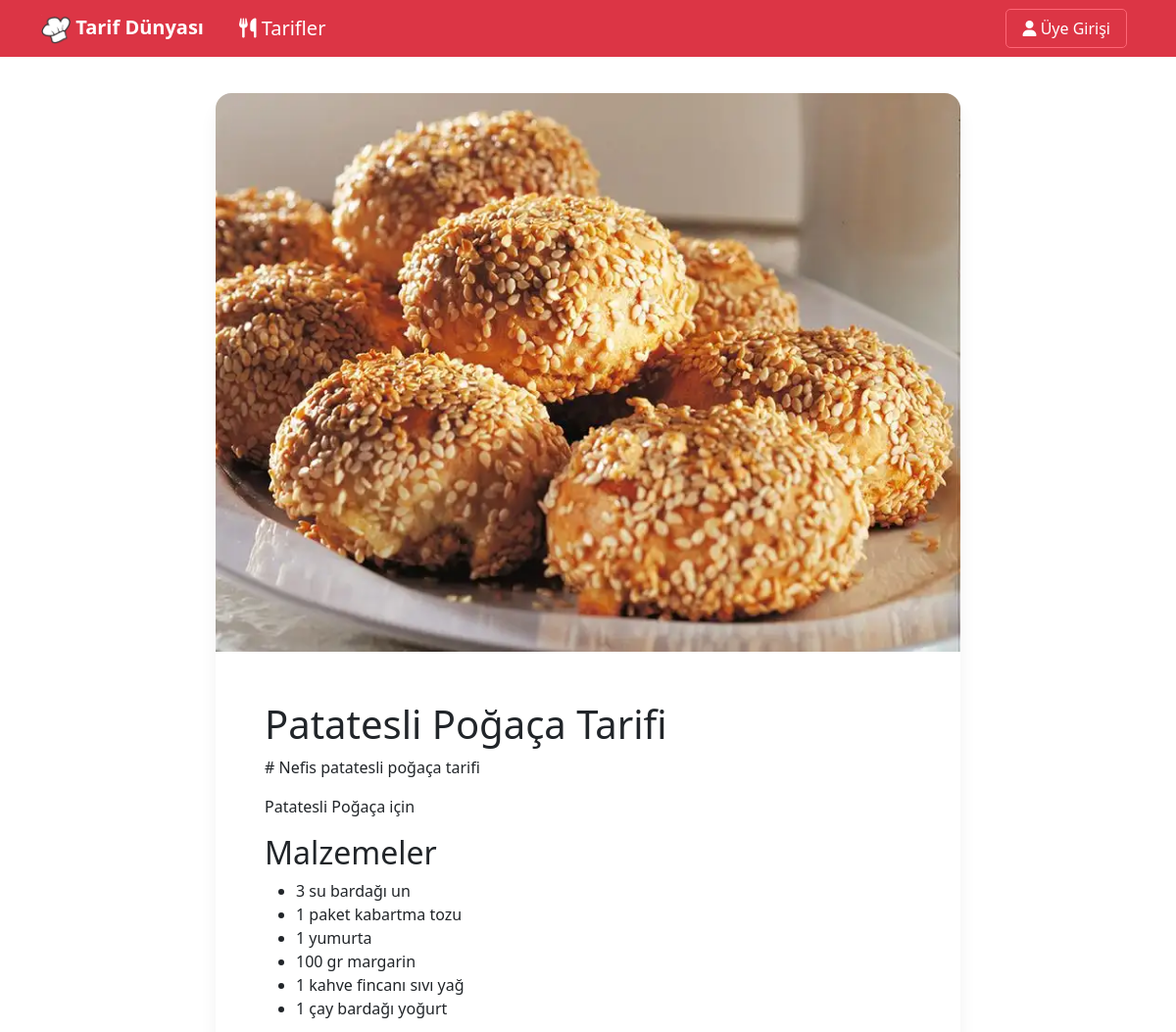
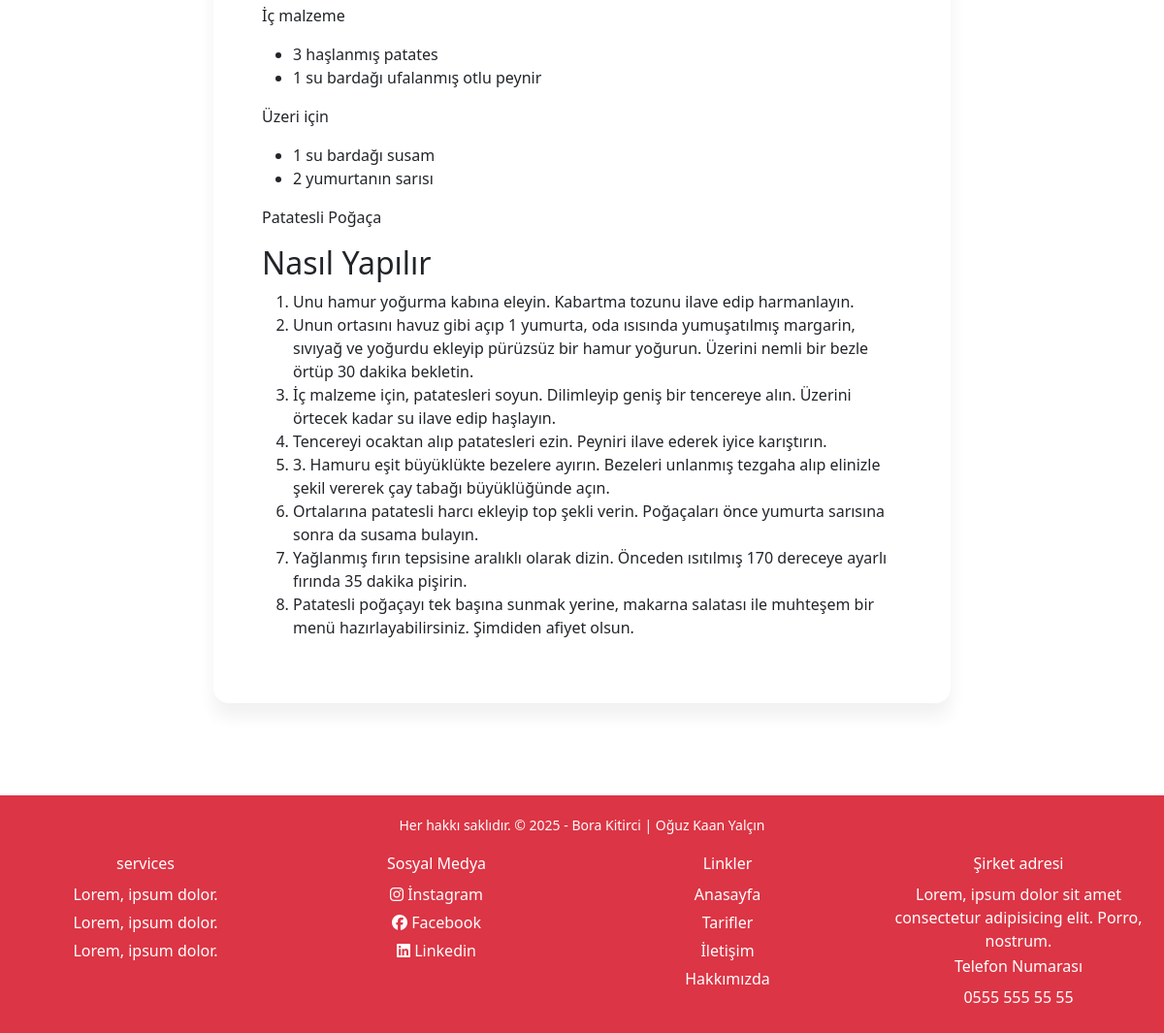
/tarifler/patatesli-pogaca-tarifi, run on the app's committed database (2 pictures, top to bottom).
### foodMain/models.py (models this page shows, shortened)
class Food(models.Model):
    title = models.CharField(max_length=50)
    subtitle = models.CharField(max_length=100, default="")
    description = RichTextField()
    image_url = models.CharField(max_length=50)
    date = models.DateField()
    isUpdate = models.BooleanField()
    slug = models.SlugField(default="", null=False, unique=True, db_index=True)
    categories = models.ManyToManyField(Categories)

### foodMain/views.py (the view)
# urls.py: path("<slug:recipe_title>", views.details, name="recipe_details"),
def details(request, recipe_title):
    try:
        recipe = Food.objects.get(slug=recipe_title)
        kategoriler = Categories.objects.all()
    except:
        raise Http404()
    context = {
        'recipe': recipe,
        'categories': kategoriler
    }
    return render(request, 'foods/details.html', context)

### foodMain/Templates/foods/details.html (shortened to what this page needs)
{% extends "layout.html" %}
{% load static %}
{% block content %}
<div class="container_details">
    <div class="recipe_details">
        <img src="{% static 'foods/images/'|add:recipe.image_url %}" alt="{{ recipe.title }}" >
      <div class="content_details">
        <h1 class="title_details">{{ recipe.title }}</h1>
        <p># {{ recipe.subtitle }}</p>
        <p class="description_details">{{ recipe.description|safe }}</p>
      </div>
    </div>
  </div>
{% endblock content %}
{% block footer %}
{% include "foods/partials/_footer.html" %}
{% endblock footer %}

### pages/static/main.css (style rules this page uses)
body { font-family: 'Segoe UI', Tahoma, Geneva, Verdana, sans-serif; margin: 0; padding: 0; }
@media (min-width: 1200px) { .container_details { max-width: 800px; margin: 0 auto; padding: 20px; position: relative; top: 75px; } }
.recipe_details { border-radius: 10px; overflow: hidden; border-radius: 16px; -webkit-box-shadow: 0 14px 18px rgba(0, 0, 0, .06); box-shadow: 0 14px 18px rgba(0, 0, 0, .06); font-weight: 200; }
.recipe_details img { width: 100%; height: 50%; border-radius: 10px 10px 0 0; }
@media (min-width: 1200px) { .content_details { padding: 50px; } }
.title_details { margin-top: 0; }
.description_details { margin-bottom: 10px; margin: auto; }

### data on the page
Food: image_url (picture), title "Patatesli Poğaça Tarifi", subtitle "Nefis patatesli poğaça tarifi", description "Patatesli Poğaça için Malzemeler 3 su bardağı un 1 paket kabartma tozu 1 yumurta 100 gr margarin 1 kahve fincanı sıvı yağ 1 çay bardağı yoğurt İç malzeme 3 haşlanmış patates 1 su bardağı ufalanmış otlu peynir Üzeri için 1 su bardağı susam 2 yumurtanın sarısı Patatesli Poğaça Nasıl Yapılır Unu hamur yoğurma kabına eleyin. Kabartma tozunu ilave edip harmanlayın. Unun ortasını havuz gibi açıp 1 yumurta, oda ısısında yumuşatılmış margarin, sıvıyağ ve yoğurdu ekleyip pürüzsüz bir hamur yoğurun. Üzerini nemli bir bezle örtüp 30 dakika bekletin. İç malzeme için, patatesleri soyun. Dilimleyip geniş bir tencereye alın. Üzerini örtecek kadar su ilave edip haşlayın. Tencereyi ocaktan alıp patatesleri…"
